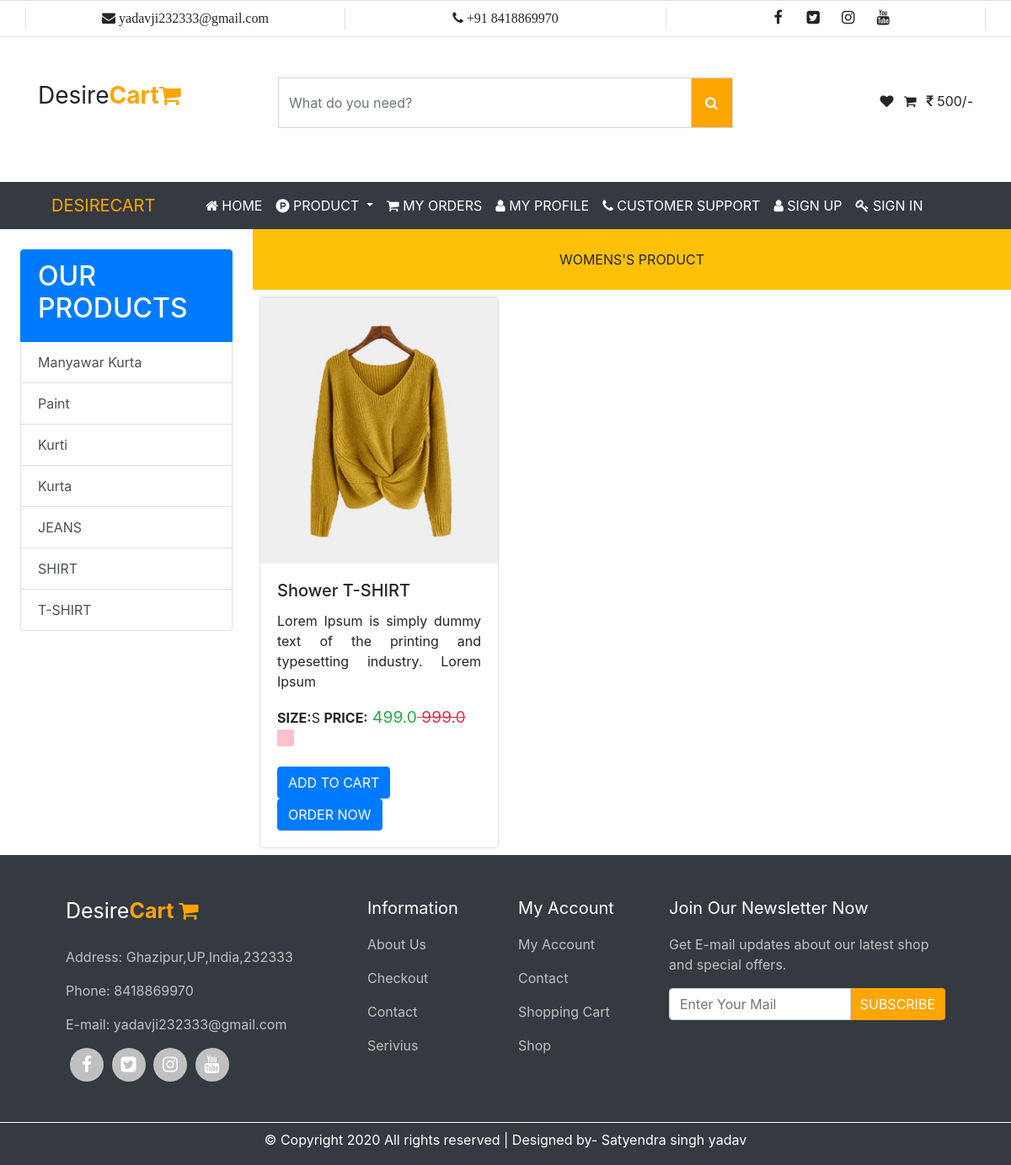
/user/womensproduct/, run on the app's committed database.
### user/models.py (models this page shows, shortened)
class subcategory(models.Model):
    id=models.AutoField
    name=models.CharField(max_length=70)
    date=models.DateField()

class product(models.Model):
    id=models.AutoField
    category=models.CharField(max_length=30)
    subcategory=models.ForeignKey(subcategory,on_delete=models.CASCADE)
    name=models.CharField(max_length=110)
    price=models.FloatField()
    disprice=models.FloatField()
    size=models.CharField(max_length=15)
    color=models.CharField(max_length=35)
    description=models.CharField(max_length=350)
    date=models.DateField()
    ppic=models.ImageField(upload_to="static/images/",default="");

### user/views.py (the view)
# urls.py: path('womensproduct/',views.wproduct),
def wproduct(request):
    scat = subcategory.objects.all().order_by('-id')
    pdata = product.objects.filter(category='Womens')
    my_dict = {"data": pdata,"subcat":scat}
    return render(request,'user/wproduct.html',context=my_dict)

### templates/user/wproduct.html (shortened to what this page needs)
{% extends 'base.html' %}
{% block content %}
{% load static %}
<div class="col-sm-3 p-4">
    <div class="list-group">
  <a href="#" class="list-group-item list-group-item-action active">
    <h2>OUR PRODUCTS </h2>
  </a>
  {% if subcat %}
 {% for r in subcat %}
  <a href="/user/mensproduct?msg={{r.id}}" class="list-group-item list-group-item-action">{{r.name}}</a>
 {% endfor %}
  {% endif %}
</div>
</div>
<div class="col-sm-9">
    <div class="row">
        <div class="col-sm-12 bg-warning p-4 text-center">
           WOMENS'S PRODUCT
        </div>
    </div>
    <div class="row">
        <div class="container">
            <div class="row">
                {% if data  %}
                {% for r in data %}
                <div class="col-sm-4">
                    <div class="row p-2">
                        <div class="card">
  <img src="/{{r.ppic}}" class="card-img-top" alt="...">
  <div class="card-body">
    <h5 class="card-title">{{r.name}}</h5>
    <p class="card-text text-justify">{{r.description}}</p>
      <b>SIZE:</b>{{r.size}} <b>PRICE:</b><big class="text-success"> {{r.disprice}}<s class="text-danger"> {{r.price}}</s></big><br>
      <div style="background:{{r.color}};border-radius:2px;height:20px;width:20px;"></div><br/>
    <a href="#" class="btn btn-primary">ADD TO CART</a>
    <a href="#" class="btn btn-primary">ORDER NOW</a>
  </div>
</div>
                    </div>
                </div>
                {% endfor%}
                {% endif %}
            </div>
        </div>
    </div>
</div>
{% endblock %}

### data on the page
subcategory: name "Manyawar Kurta"
subcategory: name "Paint"
subcategory: name "Kurti"
subcategory: name "Kurta"
subcategory: name "JEANS"
subcategory: name "SHIRT"
subcategory: name "T-SHIRT"
product: ppic (picture), name "Shower T-SHIRT", description "Lorem Ipsum is simply dummy text of the printing and typesetting industry. Lorem Ipsum", size "S", disprice "499.0", price "999.0"
